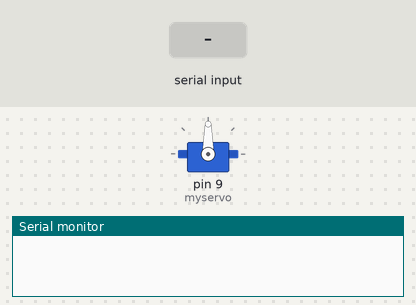
Bench run of a sketch on a simulated Arduino Uno, built with avr-gcc and run on an emulated ATmega328P. Shown: servo, the last lines printed to the serial monitor. The inputs (shaded band) are chosen by the test bench.

Above: at 1.2 s.
1.3 s: "90,45\n" received over Serial
At 2.5 s:
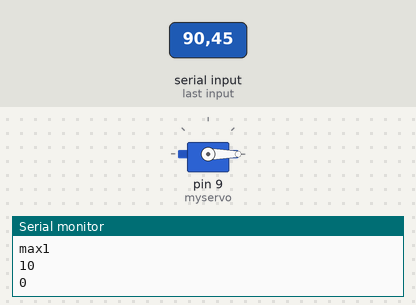
Timing chart, 0 to 4.3 s (numbered marks = the images above; inputs shaded):
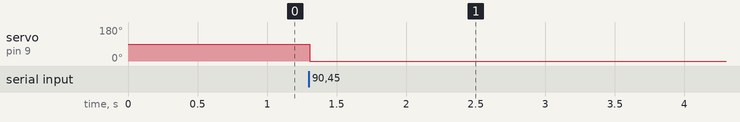

Measured:
- after the input at 1.3 s, servo on pin 9 (myservo): 90° → 0° at once

The sketch:

Arduino_python_interface_servo.ino
```cpp
#include <Servo.h>
String C;
Servo myservo;
int pos = 0;    // variable to store the servo position

void setup() {
  // put your setup code here, to run once:
  Serial.begin(9600);
  myservo.attach(9);  // attaches the servo on pin 9 to the servo object


}


void loop() {

while(Serial.available())
  {


   C = Serial.read();


    if (C[0]=='1'){
    Serial.println(C[0]);

      Serial.println("max1");
      Serial.println(C);
      C.remove(0,1);
      Serial.println(C);
      pos = C.toInt();

      myservo.write(pos);              // tell servo to go to position in variable 'pos'

    }
     if (C[0]=='2'){
    Serial.println(C[0]);

      Serial.println("max2");
      Serial.println(C);
      C.remove(0,1);
      Serial.println(C);

    }

}
}
```
